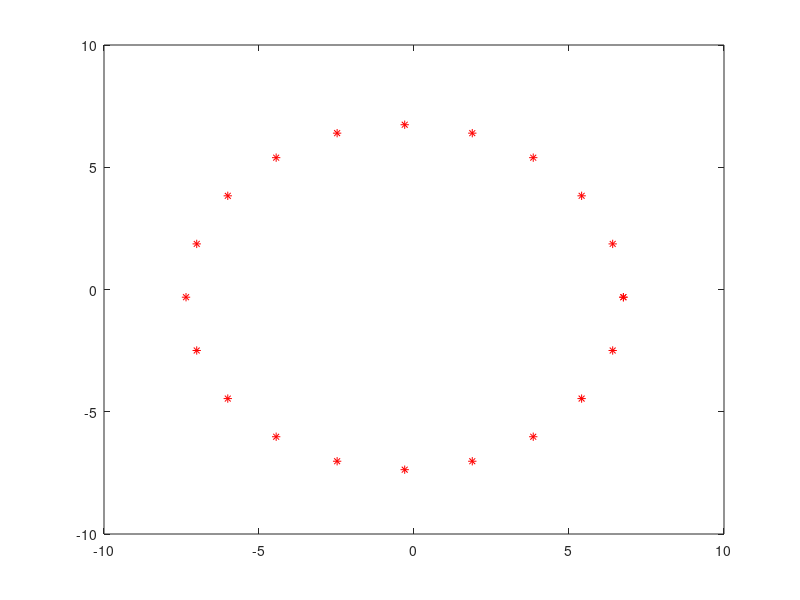

The MATLAB source for this figure:
 x = [
   0.675442D+01  -0.314565D+00
   0.640915D+01   0.186537D+01
   0.540715D+01   0.383192D+01
   0.384649D+01   0.539258D+01
   0.187994D+01   0.639459D+01
  -0.300000D+00   0.673986D+01
  -0.247994D+01   0.639459D+01
  -0.444649D+01   0.539258D+01
  -0.600715D+01   0.383192D+01
  -0.700915D+01   0.186537D+01
  -0.735442D+01  -0.314565D+00
  -0.700915D+01  -0.249450D+01
  -0.600715D+01  -0.446105D+01
  -0.444649D+01  -0.602171D+01
  -0.247994D+01  -0.702372D+01
  -0.300000D+00  -0.736899D+01
   0.187994D+01  -0.702372D+01
   0.384649D+01  -0.602171D+01
   0.540715D+01  -0.446105D+01
   0.640915D+01  -0.249450D+01
   0.675442D+01  -0.314565D+00
 ];
 plot(x(:,1),x(:,2),'r*')
 hold on
